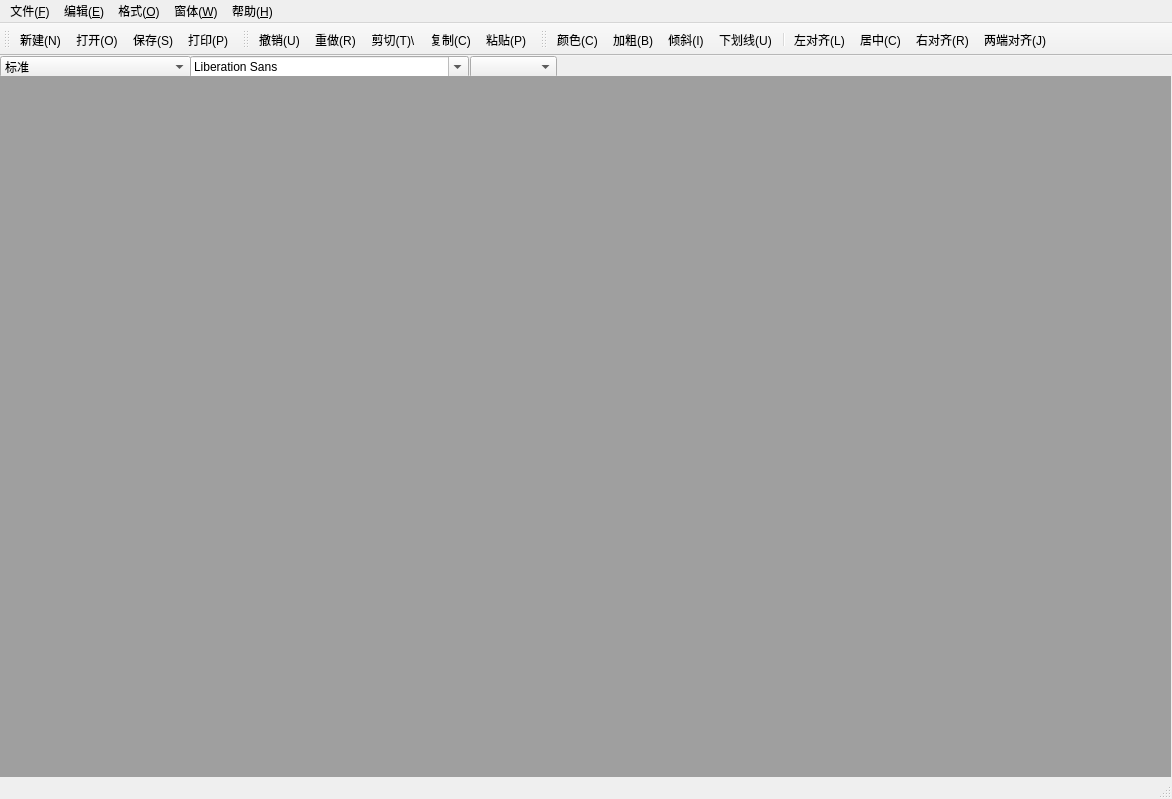
<?xml version="1.0" encoding="UTF-8"?>
<ui version="4.0">
 <class>MainWindow</class>
 <widget class="QMainWindow" name="MainWindow">
  <property name="geometry">
   <rect>
    <x>0</x>
    <y>0</y>
    <width>1172</width>
    <height>799</height>
   </rect>
  </property>
  <property name="windowTitle">
   <string>我的WPS</string>
  </property>
  <widget class="QWidget" name="centralWidget">
   <widget class="QComboBox" name="comboBox">
    <property name="geometry">
     <rect>
      <x>0</x>
      <y>0</y>
      <width>191</width>
      <height>22</height>
     </rect>
    </property>
    <item>
     <property name="text">
      <string>标准</string>
     </property>
    </item>
    <item>
     <property name="text">
      <string>项目符号(●)</string>
     </property>
    </item>
    <item>
     <property name="text">
      <string>项目符号(◯)</string>
     </property>
    </item>
    <item>
     <property name="text">
      <string>项目符号(◻)</string>
     </property>
    </item>
    <item>
     <property name="text">
      <string>项目符号(1.2.3.)</string>
     </property>
    </item>
    <item>
     <property name="text">
      <string>项目符号(a.b.c.)</string>
     </property>
    </item>
    <item>
     <property name="text">
      <string>项目符号(A.B.C.)</string>
     </property>
    </item>
    <item>
     <property name="text">
      <string>项目符号(i.ii.iii.)</string>
     </property>
    </item>
    <item>
     <property name="text">
      <string>项目符号(I.II.III.)</string>
     </property>
    </item>
   </widget>
   <widget class="QFontComboBox" name="fontComboBox">
    <property name="geometry">
     <rect>
      <x>190</x>
      <y>0</y>
      <width>279</width>
      <height>22</height>
     </rect>
    </property>
   </widget>
   <widget class="QComboBox" name="sizeComboBox">
    <property name="geometry">
     <rect>
      <x>470</x>
      <y>0</y>
      <width>87</width>
      <height>22</height>
     </rect>
    </property>
   </widget>
   <widget class="QMdiArea" name="mdiArea">
    <property name="geometry">
     <rect>
      <x>0</x>
      <y>20</y>
      <width>1171</width>
      <height>741</height>
     </rect>
    </property>
   </widget>
  </widget>
  <widget class="QMenuBar" name="menuBar">
   <property name="geometry">
    <rect>
     <x>0</x>
     <y>0</y>
     <width>1172</width>
     <height>26</height>
    </rect>
   </property>
   <widget class="QMenu" name="menu_F">
    <property name="title">
     <string>文件(&amp;F)</string>
    </property>
    <addaction name="newAction"/>
    <addaction name="openAction"/>
    <addaction name="saveAction"/>
    <addaction name="savaAsAction"/>
    <addaction name="printAction"/>
    <addaction name="printPreviewAction"/>
    <addaction name="exitAction"/>
   </widget>
   <widget class="QMenu" name="menu_E">
    <property name="title">
     <string>编辑(&amp;E)</string>
    </property>
    <addaction name="undoAction"/>
    <addaction name="redoAction"/>
    <addaction name="cutAction"/>
    <addaction name="copyAction"/>
    <addaction name="pasteAction"/>
   </widget>
   <widget class="QMenu" name="menu_O">
    <property name="title">
     <string>格式(&amp;O)</string>
    </property>
    <widget class="QMenu" name="menu">
     <property name="title">
      <string>字体(D)</string>
     </property>
     <addaction name="boldAction"/>
     <addaction name="italicAction"/>
     <addaction name="underlineAction"/>
    </widget>
    <widget class="QMenu" name="menu_2">
     <property name="title">
      <string>段落</string>
     </property>
     <addaction name="leftAlignAction"/>
     <addaction name="centerAction"/>
     <addaction name="rightAlignAction"/>
     <addaction name="justifyAction"/>
    </widget>
    <addaction name="menu"/>
    <addaction name="menu_2"/>
    <addaction name="colorAction"/>
   </widget>
   <widget class="QMenu" name="menu_W">
    <property name="title">
     <string>窗体(&amp;W)</string>
    </property>
    <addaction name="closeAction"/>
    <addaction name="closeAllAction"/>
    <addaction name="titleAction"/>
    <addaction name="cascadeAction"/>
    <addaction name="nextAction"/>
    <addaction name="previousAction"/>
   </widget>
   <widget class="QMenu" name="menu_H">
    <property name="title">
     <string>帮助(&amp;H)</string>
    </property>
    <addaction name="aboutAction"/>
   </widget>
   <addaction name="menu_F"/>
   <addaction name="menu_E"/>
   <addaction name="menu_O"/>
   <addaction name="menu_W"/>
   <addaction name="menu_H"/>
  </widget>
  <widget class="QToolBar" name="mainToolBar">
   <attribute name="toolBarArea">
    <enum>TopToolBarArea</enum>
   </attribute>
   <attribute name="toolBarBreak">
    <bool>false</bool>
   </attribute>
   <addaction name="newAction"/>
   <addaction name="openAction"/>
   <addaction name="saveAction"/>
   <addaction name="printAction"/>
  </widget>
  <widget class="QStatusBar" name="statusBar"/>
  <widget class="QToolBar" name="toolBar">
   <property name="windowTitle">
    <string>toolBar</string>
   </property>
   <attribute name="toolBarArea">
    <enum>TopToolBarArea</enum>
   </attribute>
   <attribute name="toolBarBreak">
    <bool>false</bool>
   </attribute>
   <addaction name="undoAction"/>
   <addaction name="redoAction"/>
   <addaction name="cutAction"/>
   <addaction name="copyAction"/>
   <addaction name="pasteAction"/>
  </widget>
  <widget class="QToolBar" name="toolBar_2">
   <property name="windowTitle">
    <string>toolBar_2</string>
   </property>
   <attribute name="toolBarArea">
    <enum>TopToolBarArea</enum>
   </attribute>
   <attribute name="toolBarBreak">
    <bool>false</bool>
   </attribute>
   <addaction name="colorAction"/>
   <addaction name="boldAction"/>
   <addaction name="italicAction"/>
   <addaction name="underlineAction"/>
   <addaction name="separator"/>
   <addaction name="leftAlignAction"/>
   <addaction name="centerAction"/>
   <addaction name="rightAlignAction"/>
   <addaction name="justifyAction"/>
  </widget>
  <action name="newAction">
   <property name="icon">
    <iconset resource="image.qrc">
     <normaloff>:/images/new.png</normaloff>:/images/new.png</iconset>
   </property>
   <property name="text">
    <string>新建(N)</string>
   </property>
   <property name="statusTip">
    <string>创建一个新文档</string>
   </property>
   <property name="shortcut">
    <string>Ctrl+N</string>
   </property>
  </action>
  <action name="openAction">
   <property name="icon">
    <iconset resource="image.qrc">
     <normaloff>:/images/fileopen.png</normaloff>:/images/fileopen.png</iconset>
   </property>
   <property name="text">
    <string>打开(O)</string>
   </property>
   <property name="statusTip">
    <string>打开一个已存在的文档</string>
   </property>
   <property name="shortcut">
    <string>Ctrl+O</string>
   </property>
  </action>
  <action name="saveAction">
   <property name="icon">
    <iconset resource="image.qrc">
     <normaloff>:/images/save.png</normaloff>:/images/save.png</iconset>
   </property>
   <property name="text">
    <string>保存(S)</string>
   </property>
   <property name="statusTip">
    <string>保存当前文件</string>
   </property>
   <property name="shortcut">
    <string>Ctrl+S</string>
   </property>
  </action>
  <action name="savaAsAction">
   <property name="text">
    <string>另存为(A)...</string>
   </property>
   <property name="statusTip">
    <string>将当前文件另存为...</string>
   </property>
  </action>
  <action name="printAction">
   <property name="icon">
    <iconset resource="image.qrc">
     <normaloff>:/images/print.png</normaloff>:/images/print.png</iconset>
   </property>
   <property name="text">
    <string>打印(P)...</string>
   </property>
   <property name="statusTip">
    <string>打印输出文档</string>
   </property>
   <property name="shortcut">
    <string>Ctrl+P</string>
   </property>
  </action>
  <action name="printPreviewAction">
   <property name="text">
    <string>打印预览...</string>
   </property>
   <property name="statusTip">
    <string>预览打印效果</string>
   </property>
  </action>
  <action name="undoAction">
   <property name="icon">
    <iconset resource="image.qrc">
     <normaloff>:/images/undo.png</normaloff>:/images/undo.png</iconset>
   </property>
   <property name="text">
    <string>撤销(U)</string>
   </property>
   <property name="statusTip">
    <string>撤销当前操作</string>
   </property>
   <property name="shortcut">
    <string>Ctrl+Z</string>
   </property>
  </action>
  <action name="redoAction">
   <property name="icon">
    <iconset resource="image.qrc">
     <normaloff>:/images/redo.png</normaloff>:/images/redo.png</iconset>
   </property>
   <property name="text">
    <string>重做(R)</string>
   </property>
   <property name="statusTip">
    <string>恢复之前的擦操作</string>
   </property>
  </action>
  <action name="cutAction">
   <property name="icon">
    <iconset resource="image.qrc">
     <normaloff>:/images/cut.png</normaloff>:/images/cut.png</iconset>
   </property>
   <property name="text">
    <string>剪切(T)\</string>
   </property>
   <property name="statusTip">
    <string>从文档中裁剪所选内容并放入剪切板</string>
   </property>
   <property name="shortcut">
    <string>Ctrl+X</string>
   </property>
  </action>
  <action name="copyAction">
   <property name="icon">
    <iconset resource="image.qrc">
     <normaloff>:/images/copy.png</normaloff>:/images/copy.png</iconset>
   </property>
   <property name="text">
    <string>复制(C)</string>
   </property>
   <property name="statusTip">
    <string>复制当前内容</string>
   </property>
   <property name="shortcut">
    <string>Ctrl+C</string>
   </property>
  </action>
  <action name="pasteAction">
   <property name="icon">
    <iconset resource="image.qrc">
     <normaloff>:/images/paste.png</normaloff>:/images/paste.png</iconset>
   </property>
   <property name="text">
    <string>粘贴(P)</string>
   </property>
   <property name="statusTip">
    <string>将剪切板的内容粘贴到文档</string>
   </property>
   <property name="shortcut">
    <string>Ctrl+V</string>
   </property>
  </action>
  <action name="exitAction">
   <property name="text">
    <string>退出</string>
   </property>
   <property name="statusTip">
    <string>推出应用程序</string>
   </property>
  </action>
  <action name="boldAction">
   <property name="checkable">
    <bool>true</bool>
   </property>
   <property name="icon">
    <iconset resource="image.qrc">
     <normaloff>:/images/bold.png</normaloff>:/images/bold.png</iconset>
   </property>
   <property name="text">
    <string>加粗(B)</string>
   </property>
   <property name="statusTip">
    <string>将所选文字加粗</string>
   </property>
   <property name="shortcut">
    <string>Ctrl+B</string>
   </property>
  </action>
  <action name="italicAction">
   <property name="checkable">
    <bool>true</bool>
   </property>
   <property name="icon">
    <iconset resource="image.qrc">
     <normaloff>:/images/italic.png</normaloff>:/images/italic.png</iconset>
   </property>
   <property name="text">
    <string>倾斜(I)</string>
   </property>
   <property name="statusTip">
    <string>将所选文字用斜体表示</string>
   </property>
   <property name="shortcut">
    <string>Ctrl+I</string>
   </property>
  </action>
  <action name="leftAlignAction">
   <property name="icon">
    <iconset resource="image.qrc">
     <normaloff>:/images/left.png</normaloff>:/images/left.png</iconset>
   </property>
   <property name="text">
    <string>左对齐(L)</string>
   </property>
   <property name="statusTip">
    <string>将文字左对齐</string>
   </property>
   <property name="shortcut">
    <string>Ctrl+L</string>
   </property>
  </action>
  <action name="centerAction">
   <property name="icon">
    <iconset resource="image.qrc">
     <normaloff>:/images/center.png</normaloff>:/images/center.png</iconset>
   </property>
   <property name="text">
    <string>居中(C)</string>
   </property>
   <property name="statusTip">
    <string>将所选文字居中</string>
   </property>
   <property name="shortcut">
    <string>Ctrl+E</string>
   </property>
  </action>
  <action name="rightAlignAction">
   <property name="icon">
    <iconset resource="image.qrc">
     <normaloff>:/images/right.png</normaloff>:/images/right.png</iconset>
   </property>
   <property name="text">
    <string>右对齐(R)</string>
   </property>
   <property name="statusTip">
    <string>将所选文字右对齐</string>
   </property>
   <property name="shortcut">
    <string>Ctrl+R</string>
   </property>
  </action>
  <action name="justifyAction">
   <property name="icon">
    <iconset resource="image.qrc">
     <normaloff>:/images/justify.png</normaloff>:/images/justify.png</iconset>
   </property>
   <property name="text">
    <string>两端对齐(J)</string>
   </property>
   <property name="statusTip">
    <string>将所选文字左右两端同时对齐并根据需要调整间距</string>
   </property>
   <property name="shortcut">
    <string>Ctrl+J</string>
   </property>
  </action>
  <action name="colorAction">
   <property name="icon">
    <iconset resource="image.qrc">
     <normaloff>:/images/color.ico</normaloff>:/images/color.ico</iconset>
   </property>
   <property name="text">
    <string>颜色(C)</string>
   </property>
   <property name="statusTip">
    <string>设置文字颜色</string>
   </property>
  </action>
  <action name="underlineAction">
   <property name="checkable">
    <bool>true</bool>
   </property>
   <property name="icon">
    <iconset resource="image.qrc">
     <normaloff>:/images/under.png</normaloff>:/images/under.png</iconset>
   </property>
   <property name="text">
    <string>下划线(U)</string>
   </property>
   <property name="statusTip">
    <string>将所选文字加下划线</string>
   </property>
   <property name="shortcut">
    <string>Ctrl+U</string>
   </property>
  </action>
  <action name="closeAction">
   <property name="checkable">
    <bool>false</bool>
   </property>
   <property name="text">
    <string>关闭(O)</string>
   </property>
   <property name="statusTip">
    <string>关闭活动子窗口</string>
   </property>
  </action>
  <action name="closeAllAction">
   <property name="text">
    <string>关闭所有(A)</string>
   </property>
   <property name="statusTip">
    <string>关闭所有子窗口</string>
   </property>
  </action>
  <action name="titleAction">
   <property name="text">
    <string>平铺(T)</string>
   </property>
   <property name="statusTip">
    <string>平铺子窗口</string>
   </property>
  </action>
  <action name="cascadeAction">
   <property name="text">
    <string>层叠(C)</string>
   </property>
   <property name="statusTip">
    <string>层叠子窗口</string>
   </property>
  </action>
  <action name="nextAction">
   <property name="text">
    <string>下一个(X)</string>
   </property>
   <property name="statusTip">
    <string>移动焦点到下一个子窗口</string>
   </property>
   <property name="shortcut">
    <string>Ctrl+Tab</string>
   </property>
  </action>
  <action name="previousAction">
   <property name="text">
    <string>前一个(V)</string>
   </property>
   <property name="statusTip">
    <string>移动焦点到前一个子窗口</string>
   </property>
   <property name="shortcut">
    <string>Ctrl+Shift+Tab</string>
   </property>
  </action>
  <action name="aboutAction">
   <property name="text">
    <string>关于(A)</string>
   </property>
   <property name="statusTip">
    <string>关于我的WPSv1.0的内容</string>
   </property>
  </action>
 </widget>
 <layoutdefault spacing="6" margin="11"/>
 <resources>
  <include location="image.qrc"/>
 </resources>
 <connections/>
</ui>
